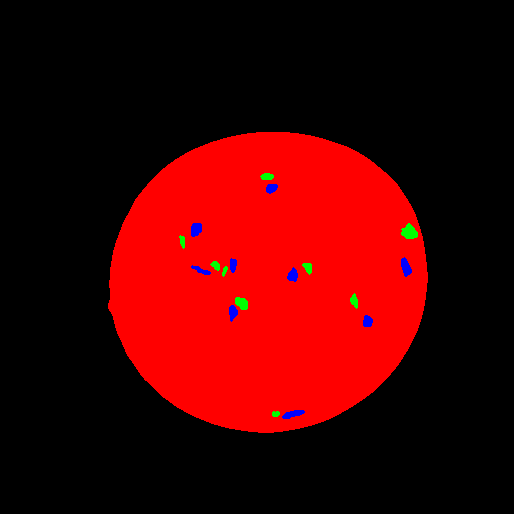
#> input picture Project2/data/annotation_day01.png, 514 x 514 px, found by its file name
$ python Threshold_jdl.py
#> lines starting #> are read from the running program, lines starting #| are printed output that depends on the picture; after the words box and inside, x2 and y2 are one past the last pixel; in counts of white or black regions, pixels touching at a corner belong together; long printed decimals are rounded
### Project2/helpFunctions.py

def loadMulti(imName, *args):
    # Loading multispectral image and an annotation
    #
    # function [multiIm, annotationIm] = loadMulti(imName, annotationName)
    #
    # Input
    #   imName - name of multispectral image file - a *.mat file
    #   annotationName - name of annotation image file - a *.png file
    #   dirPath (optional) - path to data directory where the image files are
    #       placed
    #
    # Output
    #   multiIm - multispectral image
    #   annotationIm - image with annotation mask of size r x c x 3. Layer 1 is
    #       the salami annotation (both fat and meat, layer 2 is the fat, and
    #       layer 3 is the meat. The pixel value is 1 in the annotation and 0
    #       elsewhere.
    #
    # Anders Nymark Christensen - DTU, 20230221
    # Adapted from
    # Anders Lindbjerg Dahl - DTU, January 2013
    #

    import scipy.io as sio
    import numpy as np
    from matplotlib.pyplot import imread

    annotationName = args[0]
    if len(args) < 2:
        dirPath = ''
    else:
        dirPath = args[1]


    # load the multispectral image
    im = sio.loadmat(dirPath+imName)
    multiIm = im['immulti']

    # make annotation image of zeros
    annotationIm = np.zeros([multiIm.shape[0],multiIm.shape[1],3],dtype=bool)

    # read the mask image
    aIm = imread(dirPath+annotationName)

    annotationIm = aIm.astype(int)
    # put in ones
    #for i in range(0,3):
    #   annotationIm[:,:,i] = (aIm[:,:,i] == 255)

    return (multiIm, annotationIm)


def getPix(multiIm, maskIm):
    # Extracting pixels from multispectral image
    #
    # function [clPix, row, col] = getPix(multiIm, maskIm)
    #
    # Input
    #   multiIm - multispectral image of size r x c x l
    #   maskIm - binary mask with ones at pixels that should be extracted (use
    #       layers from annotationIm from the loadMulti function)
    #
    # Output
    #   clPix - pixels in n x l matrix
    #   row - row pixels indicies
    #   col - column pixels indicies
    #
    # Anders Nymark Christensen - DTU, 20180130
    # Adapted from
    # Anders Lindbjerg Dahl - DTU, January 2013
    #

    import numpy as np
    nMask = maskIm.sum()

    r, c = np.where(maskIm == 1)

    clPix = np.zeros([nMask, multiIm.shape[2]])
    clPix = multiIm[r,c,:]

    return [clPix, r, c]


def showHistograms(multiIm, pixId, *args):
    # Extracting a histogram from an 8 bit multispectral image (values ranging from 0
    # to 255)
    #
    # function h = showHistograms(multiIm, pixId, band, showOn)
    #
    # Input
    #   multiIm - multispectral image
    #   pixId - pixels that should be included in the histogram. Either a list of row
    #       and column indices of size n x 2, or a binary image of size r x c x m
    #       with regions that should be part of the histogram. m is the number
    #       of histograms that should be extracted.
    #   band - spectral band where the histogram should be extracted
    #   showOn (optional) - boolean that tells if the histogram should be
    #       plotted. Default is not to plot the histogram.
    #
    # Output
    #   h - multispectral image
    #
    # Anders Nymark Christensen - DTU, 20180130
    # Adapted from
    # Anders Lindbjerg Dahl - DTU, January 2013
    #

    import numpy as np
    import matplotlib.pyplot as plt

    band = args[0]
    if len(args) < 2:
        showOn = 0
    else:
        showOn = args[1]


    if ( pixId.shape[0] == multiIm.shape[0] and pixId.shape[1] == multiIm.shape[1] ):
        n = pixId.shape[2]
        h = np.zeros([256,n])
        for i in range(0,n):
            for j in range(0,pixId.shape[0]):
                for k in range(0,pixId.shape[1]):
                    if pixId[j,k,i] == 1 :
                        h[multiIm[j,k,band]+1,i] = h[multiIm[j,k,band]+1,i] + 1

    else:
        h = np.zeros[256,1]
        for i in range(0,pixId.shape[0]):
            h[multiIm[pixId[i,0],pixId[i,1],band]+1] = h[multiIm[pixId[i,1],pixId[i,2],band]+1] + 1

    print(np.shape(h))
    print(h)
    if showOn:
        hId = np.where(np.sum(h,1) > 0)
        fId = np.maximum(np.min(hId)-3,1)
        tId = np.minimum(np.max(hId)+3,255)
        for i in range(0,h.shape[1]):
            plt.plot(range(fId,tId),h[range(fId,tId),i])
        plt.show()

    return h


# [37 lines left out: function setImagePix, not called in this run]

### Project2/Threshold_jdl.py
#%%
# Analysis of data
import os
import helpFunctions as hf
import matplotlib
import matplotlib.pyplot as plt
import numpy as np
from matplotlib.pyplot import imread
from scipy.stats import norm
## Example of loading a multi spectral image
dirIn = rf'{os.getcwd()}/Project2/data/'

#%%
# dispalying sementation of day 01
day01 = matplotlib.image.imread(dirIn + 'Annotation_day01.png')
#> day01 is the input picture: shape (514, 514, 3) float32; mean R, G, B 0.28, 0.00286, 0.00367
# plt.imshow(day01)
# plt.show()


# 2. What is the spectral distribution of meat and fat respectively?

# loading multispectral image and annotation of day 01
multiIm, annotationIm = hf.loadMulti('multispectral_day01.mat' , 'Annotation_day01.png', dirIn)
#> (reads Project2/data/multispectral_day01.mat from the repository)

# Here is an example with meat- and fat annotation
[fatPix, fatR, fatC] = hf.getPix(multiIm, annotationIm[:,:,1]);
#> in getPix, `nMask = maskIm.sum()`: nMask = 756
#> in getPix, `r, c = np.where(maskIm == 1)`: r = 756 values from 173 to 416; c = 756 values, max 417 at index 179, min 179 at index 231, mean 298.4
#> fatR = 756 values from 173 to 416; fatC has the same summary as c in getPix
[meatPix, meatR, meatC] = hf.getPix(multiIm, annotationIm[:,:,2]);
#> meatR = 969 values from 184 to 418; meatC = 969 values, max 411 at index 430, min 191 at index 120, mean 281.4


# Here we plot the mean values for pixels with meat and fat respectively
# Det er mean value pr layer
plt.plot(np.mean(meatPix,0),'b')
plt.plot(np.mean(fatPix,0),'r')
plt.legend(['Meat', 'Fat'])
plt.title('Mean values for pixels with meat and fat')
plt.xlabel('Spectral band')
plt.ylabel('Mean pixel intensity')
plt.show()
#> figure, not shown here; curve peaks at x = 12, y = 63.43; curve peaks at x = 12, y = 74.92


mean_meat = np.mean(np.mean(meatPix,0))
#> mean_meat = 34.15
varieance_meat = np.var(np.mean(meatPix,0))
#> varieance_meat = 464.1
mean_fat = np.mean(np.mean(fatPix,0))
#> mean_fat = 52.57
varieance_fat = np.var(np.mean(fatPix,0))
#> varieance_fat = 355
print(f'Mean of meat: {mean_meat}, Variance of meat: {varieance_meat}')
#| Mean of meat: 34.146, Variance of meat: 464.106
print(f'Mean of fat: {mean_fat}, Variance of fat: {varieance_fat}')
#| Mean of fat: 52.566, Variance of fat: 354.965

# 3. Is it a reasonable assumption that each pixel is either meat or fat?
# Answer: No, it is not a reasonable assumption that each pixel is either meat or fat. since there are background pixels as well. But it is a fair assumption that each pixel is either meat or fat or background.


#%% Threshold value for a single spectral band
# 1. Calculate the threshold value t for all spectral bands for day 1.

# loading multispectral image and annotation of day 01
multiIm, annotationIm = hf.loadMulti('multispectral_day01.mat' , 'Annotation_day01.png', dirIn)


# https://stackoverflow.com/questions/22579434/python-finding-the-intersection-point-of-two-gaussian-curves
# calculate the intersection of two gaussians
def intersections(m1, std1, m2, std2):
    a = 1/(2*std1**2) - 1/(2*std2**2)
    b = m2/(std2**2) - m1/(std1**2)
    c = m1**2 /(2*std1**2) - m2**2 / (2*std2**2) - np.log(std2/std1)
    points = np.roots([a,b,c])
    for p in points:
        if p >= m1 and p <= m2 or p <= m1 and p >= m2:
            return p
    return None

t = []

# calculating the mean and standard deviation of meat and fat pixels
mean_meat = np.mean(meatPix, 0)
#> mean_meat = 19 values, max 63.43 at index 12, min 1.27 at index 18, mean 34.15
mean_fat = np.mean(fatPix, 0)
#> mean_fat = 19 values, max 74.92 at index 12, min 1.3 at index 18, mean 52.57
std_meat = np.std(meatPix, 0)
#> std_meat = 19 values, max 2.93 at index 17, min 0.446 at index 18, mean 2.13
std_fat = np.std(fatPix, 0)
#> std_fat = 19 values, max 6.52 at index 5, min 0.458 at index 18, mean 4.11

# finds thredsholds for all spectral bands using diffrence varince
# for i in range (0, 19):
#     i_point = intersections(mean_meat[i], std_meat[i], mean_fat[i], std_fat[i])
#     t.append(i_point)

def threshold_same_variance(m1, m2):
    return (m1 + m2) / 2

for i in range(0, 19):
    i_point = threshold_same_variance(mean_fat[i], mean_meat[i])
    t.append(i_point)
#> this loop made 19 passes
#> i_point on passes 1 to 12: 23.8, 17.06, 25, 27.41, 29.72, 30.98, 30, 32, 49.85, 55.16, 58.91, 64.42
#> after the loop, t = [23.8, 17.06, 25, 27.41, 29.72, 30.98, 30, 32, 49.85, 55.16, 58.91, 64.42, 69.18, 68.97, 66.78, 61.49, 60.17, 51.59, 1.29]


## NOTES ##
# meat is less than threshold, fat is greater than threshold
# the 19 layer dont have a threshold value

# plotting the gaussian distribution of meat and fat pixels for all spectral bands
for i in range(0, 19, 19):
    print(f'Threshold value for spectral band {i+1} is: {t[i]}')
    x = np.linspace(0,100,100)
    plot1=plt.plot(x,norm.pdf(x,mean_meat[i], std_meat[i]))
    plot2=plt.plot(x,norm.pdf(x,mean_fat[i],std_fat[i]))
    if t[i] is not None:
        plot3 = plt.plot(t[i], norm.pdf(t[i],mean_meat[i],std_meat[i]),'o')
    plt.legend(['Meat', 'Fat', 'Intersection'])
    plt.title(f'Gaussian distribution of meat and fat pixels for spectral band {i+1}')
    plt.show()
#> this loop made 1 pass
#| Threshold value for spectral band 1 is: 23.798
#> pass 1, `plt.show()`:
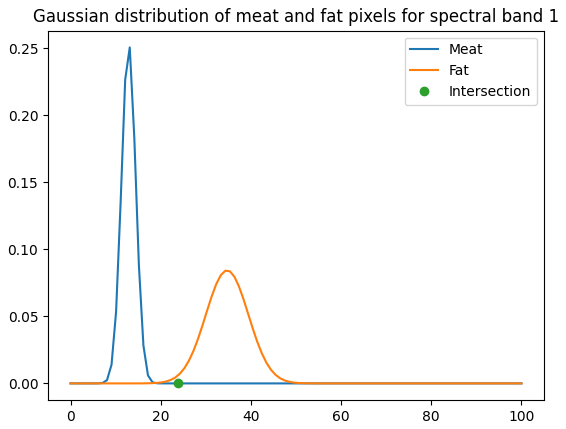
#> figure drawn by matplotlib, 1 panel; curve peaks at x = 13.13, y = 0.251; curve peaks at x = 34.34, y = 0.0841

#%%
# 2. Calculate the error rate for each spectral band.
error_rate_meat = []
error_rate_fat = []
for band in range(0, 19):
    if t[band] is not None:
        error_rate_meat.append(sum(1 for i in meatPix[:, band] if i > t[band]))
        error_rate_fat.append(sum(1 for i in fatPix[:, band] if i < t[band]))
#> after the loop, error_rate_fat = [18, 28, 21, 15, 14, 15, 13, 18, 14, 18, 10, 9, 19, 7, 8, 16, 26, 25, 530]; error_rate_meat = [0, 0, 0, 0, 0, 0, 0, 0, 0, 0, 0, 0, 0, 1, 0, 0, 0, 2, 266]


# plotting the error rate for each spectral band
plt.plot(error_rate_meat, 'b')
plt.plot(error_rate_fat, 'r')
plt.legend(['Meat', 'Fat'])
plt.title('Error rate for each spectral band')
plt.show()
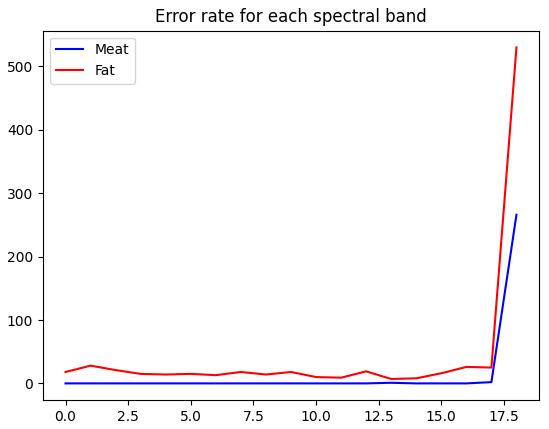
#> figure drawn by matplotlib, 1 panel; curve peaks at x = 18, y = 266; curve peaks at x = 18, y = 530

# 3. Identify the spectral band, which has the best discriminative properties for meat and fat.
mean_error_rate = []
for i in range(0, 19):
    if t[i] is not None:
        mean_error_rate.append((error_rate_meat[i] + error_rate_fat[i]) / 2)
#> after the loop, mean_error_rate = [9, 14, 10.5, 7.5, 7, 7.5, 6.5, 9, 7, 9, 5, 4.5, 9.5, 4, 4, 8, 13, 13.5, 398]

best_band = mean_error_rate.index(min(mean_error_rate)) #14 when using same variance
#> best_band = 13
print(f'The spectral band with the best discriminative properties for meat and fat is: {best_band+1}')
#| The spectral band with the best discriminative properties for meat and fat is: 14
## NOTES
# Det bedste band er layer 1

# 4. Classify the entire image of the salami for day 1, and visualise it.

# Load RGB image
imRGB = imread(dirIn + 'color_day01.png')
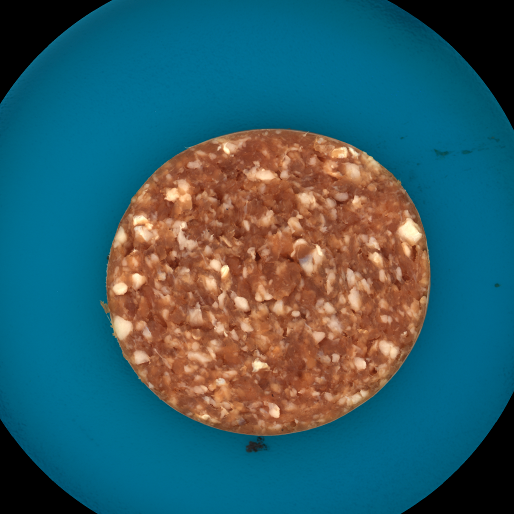
#> input picture Project2/data/color_day01.png, 514 x 514 px, found by its file name
#> imRGB is the input picture: shape (514, 514, 3) float32; mean R, G, B 0.195, 0.371, 0.41


# Create a new array where values greater than 't' are assigned 1, and others are assigned 2
clasified_image = np.where(multiIm[:,:,best_band] < t[best_band], 0, 1)
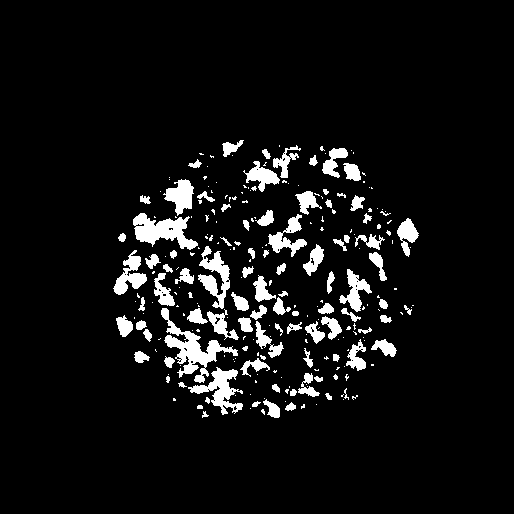
#> clasified_image: shape (514, 514) int64; values 0 (black) and 1 (white), 7% white; 249 white regions (158 under 20 px), largest, box (x1, y1, x2, y2) and area: (161, 308, 238, 383) 1564, (133, 213, 198, 250) 1248, (188, 367, 243, 415) 965
plt.imshow(clasified_image)
plt.title('Classified image of the salami for day 1 using layer {best_band+ 1}')
plt.show()

#%%
h1 = hf.showHistograms(multiIm, annotationIm[:,:,2:3], 2, 1)
#> after the loop in showHistograms, `for i in range(0,n):`: h = 256 values, max 226 at index 12, min 0 at index 0, mean 3.79
#| (256, 1)
#> (printed output is left out)
#> in showHistograms, `hId = np.where(np.sum(h,1) > 0)`: hId = ([7, 8, 9, 10, 11, 12, 13, 14, 15, 16, 17, 18, 19, 20],)
#> in showHistograms, `fId = np.maximum(np.min(hId)-3,1)`: fId = 4
#> in showHistograms, `tId = np.minimum(np.max(hId)+3,255)`: tId = 23
#> in showHistograms, `plt.show()`:
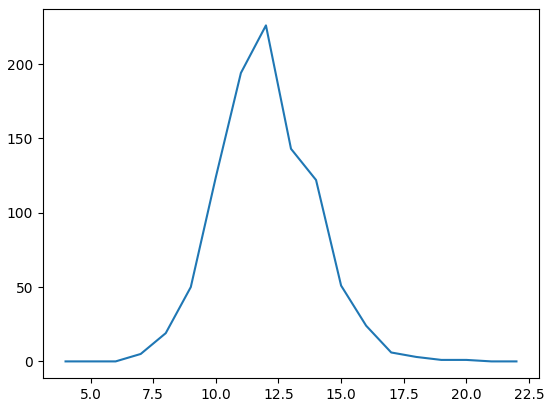
#> figure drawn by matplotlib, 1 panel; curve peaks at x = 12, y = 226
#> h1 has the same summary as h in showHistograms
h2 = hf.showHistograms(multiIm, annotationIm[:,:,1:2], 2, 1)
#> after the loop in showHistograms (call 2), `for i in range(0,n):`: h = 256 values, max 64 at index 43, min 0 at index 0, mean 2.95
#| (256, 1)
#> (printed output is left out)
#> in showHistograms (call 2), `fId = np.maximum(np.min(hId)-3,1)`: fId = 13
#> in showHistograms (call 2), `tId = np.minimum(np.max(hId)+3,255)`: tId = 55
#> in showHistograms (call 2), `plt.show()`:
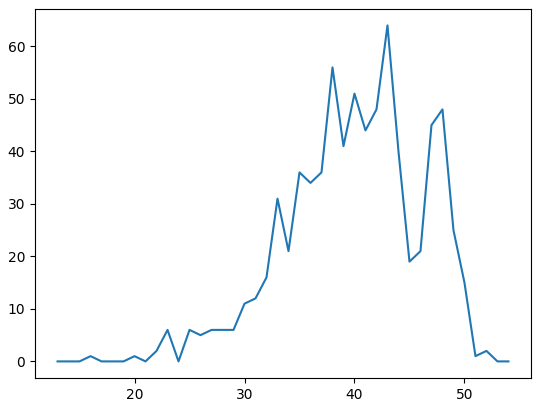
#> figure drawn by matplotlib, 1 panel; curve peaks at x = 43, y = 64
#> h2 has the same summary as h in showHistograms

plt.plot(h1[0:75,:])
plt.plot(h2[0:75:,:])
plt.title('Intensity of meat and fat pixels')
plt.legend(['Meat', 'Fat'])
plt.show()
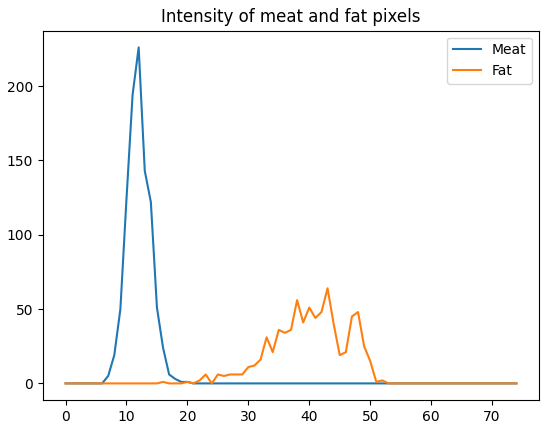
#> figure drawn by matplotlib, 1 panel; curve peaks at x = 12, y = 226; curve peaks at x = 43, y = 64
